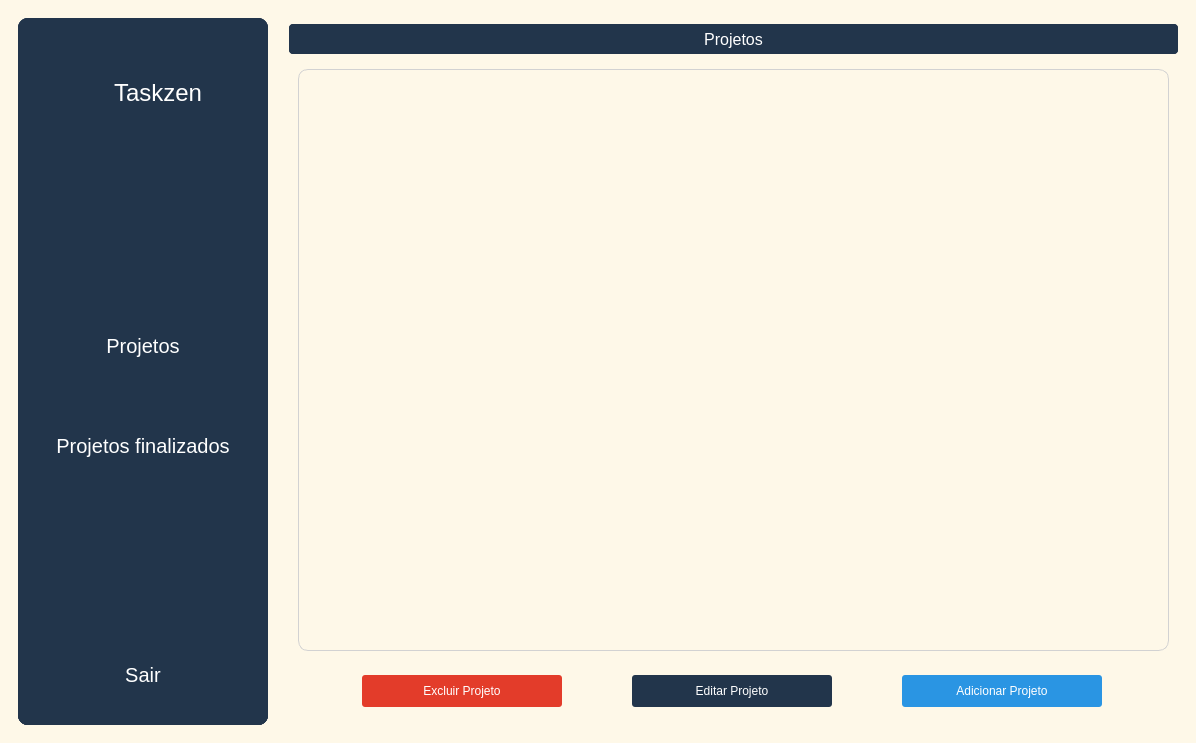
<?xml version="1.0" encoding="UTF-8"?>
<ui version="4.0">
 <class>MainWindow</class>
 <widget class="QMainWindow" name="MainWindow">
  <property name="geometry">
   <rect>
    <x>0</x>
    <y>0</y>
    <width>1196</width>
    <height>743</height>
   </rect>
  </property>
  <property name="windowTitle">
   <string>MainWindow</string>
  </property>
  <widget class="QWidget" name="centralwidget">
   <property name="autoFillBackground">
    <bool>false</bool>
   </property>
   <property name="styleSheet">
    <string notr="true">background:  #FEF8E8</string>
   </property>
   <layout class="QHBoxLayout" name="horizontalLayout_7">
    <item>
     <widget class="QFrame" name="frame">
      <property name="frameShape">
       <enum>QFrame::NoFrame</enum>
      </property>
      <layout class="QHBoxLayout" name="horizontalLayout_2">
       <item>
        <widget class="QFrame" name="menu">
         <property name="minimumSize">
          <size>
           <width>250</width>
           <height>0</height>
          </size>
         </property>
         <property name="maximumSize">
          <size>
           <width>280</width>
           <height>16777215</height>
          </size>
         </property>
         <property name="styleSheet">
          <string notr="true">background-color: #22354B;
border-radius: 10px;</string>
         </property>
         <property name="frameShape">
          <enum>QFrame::NoFrame</enum>
         </property>
         <layout class="QVBoxLayout" name="verticalLayout_2" stretch="0">
          <property name="spacing">
           <number>0</number>
          </property>
          <property name="leftMargin">
           <number>0</number>
          </property>
          <property name="topMargin">
           <number>0</number>
          </property>
          <property name="rightMargin">
           <number>0</number>
          </property>
          <property name="bottomMargin">
           <number>0</number>
          </property>
          <item>
           <widget class="QFrame" name="frame_7">
            <property name="frameShape">
             <enum>QFrame::NoFrame</enum>
            </property>
            <layout class="QVBoxLayout" name="verticalLayout_3">
             <property name="spacing">
              <number>0</number>
             </property>
             <property name="leftMargin">
              <number>0</number>
             </property>
             <property name="topMargin">
              <number>0</number>
             </property>
             <property name="rightMargin">
              <number>0</number>
             </property>
             <property name="bottomMargin">
              <number>0</number>
             </property>
             <item>
              <widget class="QFrame" name="menu_logo">
               <property name="maximumSize">
                <size>
                 <width>16777215</width>
                 <height>150</height>
                </size>
               </property>
               <property name="styleSheet">
                <string notr="true"/>
               </property>
               <property name="frameShape">
                <enum>QFrame::NoFrame</enum>
               </property>
               <layout class="QHBoxLayout" name="horizontalLayout_5">
                <property name="leftMargin">
                 <number>0</number>
                </property>
                <property name="topMargin">
                 <number>0</number>
                </property>
                <property name="rightMargin">
                 <number>0</number>
                </property>
                <property name="bottomMargin">
                 <number>0</number>
                </property>
                <item>
                 <spacer name="horizontalSpacer_2">
                  <property name="sizeHint" stdset="0">
                   <size>
                    <width>40</width>
                    <height>20</height>
                   </size>
                  </property>
                 </spacer>
                </item>
                <item>
                 <widget class="QLabel" name="img_logo">
                  <property name="maximumSize">
                   <size>
                    <width>50</width>
                    <height>16777215</height>
                   </size>
                  </property>
                  <property name="text">
                   <string/>
                  </property>
                  <property name="pixmap">
                   <pixmap>../../../Downloads/Rectangle 246.png</pixmap>
                  </property>
                 </widget>
                </item>
                <item>
                 <widget class="QLabel" name="txt_Taskzen">
                  <property name="font">
                   <font>
                    <pointsize>18</pointsize>
                   </font>
                  </property>
                  <property name="styleSheet">
                   <string notr="true">color: white;</string>
                  </property>
                  <property name="text">
                   <string>Taskzen</string>
                  </property>
                 </widget>
                </item>
                <item>
                 <spacer name="horizontalSpacer_3">
                  <property name="sizeHint" stdset="0">
                   <size>
                    <width>40</width>
                    <height>20</height>
                   </size>
                  </property>
                 </spacer>
                </item>
               </layout>
              </widget>
             </item>
             <item>
              <widget class="QFrame" name="frame_2">
               <property name="styleSheet">
                <string notr="true"/>
               </property>
               <property name="frameShape">
                <enum>QFrame::NoFrame</enum>
               </property>
               <layout class="QVBoxLayout" name="verticalLayout_4">
                <property name="spacing">
                 <number>0</number>
                </property>
                <property name="leftMargin">
                 <number>0</number>
                </property>
                <property name="topMargin">
                 <number>0</number>
                </property>
                <property name="rightMargin">
                 <number>0</number>
                </property>
                <property name="bottomMargin">
                 <number>0</number>
                </property>
                <item>
                 <widget class="QFrame" name="menu_content">
                  <property name="frameShape">
                   <enum>QFrame::NoFrame</enum>
                  </property>
                  <layout class="QVBoxLayout" name="verticalLayout_5">
                   <property name="spacing">
                    <number>0</number>
                   </property>
                   <property name="leftMargin">
                    <number>0</number>
                   </property>
                   <property name="topMargin">
                    <number>0</number>
                   </property>
                   <property name="rightMargin">
                    <number>0</number>
                   </property>
                   <property name="bottomMargin">
                    <number>0</number>
                   </property>
                   <item>
                    <widget class="QFrame" name="frame_11">
                     <property name="styleSheet">
                      <string notr="true"/>
                     </property>
                     <property name="frameShape">
                      <enum>QFrame::NoFrame</enum>
                     </property>
                     <layout class="QVBoxLayout" name="verticalLayout_6">
                      <property name="spacing">
                       <number>0</number>
                      </property>
                      <property name="leftMargin">
                       <number>0</number>
                      </property>
                      <property name="topMargin">
                       <number>0</number>
                      </property>
                      <property name="rightMargin">
                       <number>0</number>
                      </property>
                      <property name="bottomMargin">
                       <number>0</number>
                      </property>
                      <item>
                       <widget class="QFrame" name="menu_content_space">
                        <property name="maximumSize">
                         <size>
                          <width>16777215</width>
                          <height>80</height>
                         </size>
                        </property>
                        <property name="styleSheet">
                         <string notr="true"/>
                        </property>
                        <property name="frameShape">
                         <enum>QFrame::NoFrame</enum>
                        </property>
                       </widget>
                      </item>
                      <item>
                       <widget class="QFrame" name="menu_content_button">
                        <property name="maximumSize">
                         <size>
                          <width>16777215</width>
                          <height>200</height>
                         </size>
                        </property>
                        <property name="styleSheet">
                         <string notr="true"/>
                        </property>
                        <property name="frameShape">
                         <enum>QFrame::NoFrame</enum>
                        </property>
                        <layout class="QVBoxLayout" name="verticalLayout_7">
                         <property name="spacing">
                          <number>0</number>
                         </property>
                         <property name="leftMargin">
                          <number>0</number>
                         </property>
                         <property name="topMargin">
                          <number>0</number>
                         </property>
                         <property name="rightMargin">
                          <number>0</number>
                         </property>
                         <property name="bottomMargin">
                          <number>0</number>
                         </property>
                         <item>
                          <widget class="QPushButton" name="button_Projetos">
                           <property name="maximumSize">
                            <size>
                             <width>16777215</width>
                             <height>100</height>
                            </size>
                           </property>
                           <property name="font">
                            <font>
                             <pointsize>15</pointsize>
                            </font>
                           </property>
                           <property name="cursor">
                            <cursorShape>PointingHandCursor</cursorShape>
                           </property>
                           <property name="styleSheet">
                            <string notr="true">color: white;</string>
                           </property>
                           <property name="text">
                            <string>Projetos</string>
                           </property>
                          </widget>
                         </item>
                         <item>
                          <widget class="QPushButton" name="button_Finalizados">
                           <property name="maximumSize">
                            <size>
                             <width>16777215</width>
                             <height>100</height>
                            </size>
                           </property>
                           <property name="font">
                            <font>
                             <pointsize>15</pointsize>
                            </font>
                           </property>
                           <property name="cursor">
                            <cursorShape>PointingHandCursor</cursorShape>
                           </property>
                           <property name="styleSheet">
                            <string notr="true">color: white;</string>
                           </property>
                           <property name="text">
                            <string>Projetos finalizados</string>
                           </property>
                          </widget>
                         </item>
                        </layout>
                       </widget>
                      </item>
                      <item>
                       <widget class="QFrame" name="frame_15">
                        <property name="maximumSize">
                         <size>
                          <width>16777215</width>
                          <height>80</height>
                         </size>
                        </property>
                        <property name="styleSheet">
                         <string notr="true"/>
                        </property>
                        <property name="frameShape">
                         <enum>QFrame::NoFrame</enum>
                        </property>
                       </widget>
                      </item>
                     </layout>
                    </widget>
                   </item>
                   <item>
                    <widget class="QFrame" name="menu_content_sair">
                     <property name="maximumSize">
                      <size>
                       <width>16777215</width>
                       <height>100</height>
                      </size>
                     </property>
                     <property name="styleSheet">
                      <string notr="true"/>
                     </property>
                     <property name="frameShape">
                      <enum>QFrame::NoFrame</enum>
                     </property>
                     <layout class="QHBoxLayout" name="horizontalLayout_6">
                      <item>
                       <widget class="QPushButton" name="button_Sair">
                        <property name="minimumSize">
                         <size>
                          <width>0</width>
                          <height>50</height>
                         </size>
                        </property>
                        <property name="font">
                         <font>
                          <pointsize>15</pointsize>
                         </font>
                        </property>
                        <property name="cursor">
                         <cursorShape>PointingHandCursor</cursorShape>
                        </property>
                        <property name="styleSheet">
                         <string notr="true">color: white;</string>
                        </property>
                        <property name="text">
                         <string>Sair</string>
                        </property>
                       </widget>
                      </item>
                     </layout>
                    </widget>
                   </item>
                  </layout>
                 </widget>
                </item>
               </layout>
              </widget>
             </item>
            </layout>
           </widget>
          </item>
         </layout>
        </widget>
       </item>
       <item>
        <spacer name="horizontalSpacer">
         <property name="sizeType">
          <enum>QSizePolicy::Fixed</enum>
         </property>
         <property name="sizeHint" stdset="0">
          <size>
           <width>15</width>
           <height>20</height>
          </size>
         </property>
        </spacer>
       </item>
       <item>
        <widget class="QFrame" name="frame_3">
         <property name="minimumSize">
          <size>
           <width>800</width>
           <height>0</height>
          </size>
         </property>
         <property name="frameShape">
          <enum>QFrame::NoFrame</enum>
         </property>
         <layout class="QVBoxLayout" name="verticalLayout">
          <property name="spacing">
           <number>0</number>
          </property>
          <property name="leftMargin">
           <number>0</number>
          </property>
          <property name="topMargin">
           <number>0</number>
          </property>
          <property name="rightMargin">
           <number>0</number>
          </property>
          <property name="bottomMargin">
           <number>0</number>
          </property>
          <item>
           <widget class="QFrame" name="Bar_title">
            <property name="maximumSize">
             <size>
              <width>16777215</width>
              <height>30</height>
             </size>
            </property>
            <property name="styleSheet">
             <string notr="true">background: #22354B;
border-radius: 4px;</string>
            </property>
            <property name="frameShape">
             <enum>QFrame::NoFrame</enum>
            </property>
            <layout class="QHBoxLayout" name="horizontalLayout">
             <property name="spacing">
              <number>0</number>
             </property>
             <property name="leftMargin">
              <number>0</number>
             </property>
             <property name="topMargin">
              <number>0</number>
             </property>
             <property name="rightMargin">
              <number>0</number>
             </property>
             <property name="bottomMargin">
              <number>0</number>
             </property>
             <item>
              <widget class="QLabel" name="label">
               <property name="minimumSize">
                <size>
                 <width>0</width>
                 <height>20</height>
                </size>
               </property>
               <property name="font">
                <font>
                 <pointsize>12</pointsize>
                </font>
               </property>
               <property name="styleSheet">
                <string notr="true">color: white;</string>
               </property>
               <property name="text">
                <string>Projetos</string>
               </property>
               <property name="alignment">
                <set>Qt::AlignCenter</set>
               </property>
              </widget>
             </item>
            </layout>
           </widget>
          </item>
          <item>
           <widget class="QFrame" name="frame_6">
            <property name="maximumSize">
             <size>
              <width>16777215</width>
              <height>600</height>
             </size>
            </property>
            <property name="frameShape">
             <enum>QFrame::NoFrame</enum>
            </property>
            <layout class="QHBoxLayout" name="horizontalLayout_4">
             <item>
              <widget class="QListWidget" name="Projeto">
               <property name="styleSheet">
                <string notr="true">border: 1px solid #D2D2D2;
border-radius:10px;</string>
               </property>
              </widget>
             </item>
            </layout>
           </widget>
          </item>
          <item>
           <widget class="QFrame" name="Frame_Button">
            <property name="maximumSize">
             <size>
              <width>16777215</width>
              <height>50</height>
             </size>
            </property>
            <property name="styleSheet">
             <string notr="true"/>
            </property>
            <property name="frameShape">
             <enum>QFrame::NoFrame</enum>
            </property>
            <layout class="QHBoxLayout" name="horizontalLayout_8">
             <item>
              <widget class="QPushButton" name="Button_Excluir_Projeto">
               <property name="maximumSize">
                <size>
                 <width>200</width>
                 <height>200</height>
                </size>
               </property>
               <property name="styleSheet">
                <string notr="true">background-color: #E33C2A;
color: white;
border-radius:3px;</string>
               </property>
               <property name="text">
                <string>Excluir Projeto</string>
               </property>
              </widget>
             </item>
             <item>
              <widget class="QPushButton" name="Button_Editar_Projeto">
               <property name="maximumSize">
                <size>
                 <width>200</width>
                 <height>200</height>
                </size>
               </property>
               <property name="styleSheet">
                <string notr="true">color: white;
background: #22354B;
border-radius: 3px;</string>
               </property>
               <property name="text">
                <string>Editar Projeto</string>
               </property>
              </widget>
             </item>
             <item>
              <widget class="QPushButton" name="Button_Adicionar_Projeto">
               <property name="maximumSize">
                <size>
                 <width>200</width>
                 <height>200</height>
                </size>
               </property>
               <property name="styleSheet">
                <string notr="true">background: #2A95E3;
color: white;
border-radius: 3px;</string>
               </property>
               <property name="text">
                <string>Adicionar Projeto</string>
               </property>
              </widget>
             </item>
            </layout>
           </widget>
          </item>
         </layout>
        </widget>
       </item>
      </layout>
     </widget>
    </item>
   </layout>
  </widget>
 </widget>
 <resources/>
 <connections/>
</ui>
